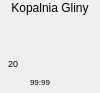
<?xml version="1.0" encoding="UTF-8"?>
<ui version="4.0">
 <class>ItemConstruction</class>
 <widget class="QWidget" name="ItemConstruction">
  <property name="geometry">
   <rect>
    <x>0</x>
    <y>0</y>
    <width>100</width>
    <height>93</height>
   </rect>
  </property>
  <property name="windowTitle">
   <string>Form</string>
  </property>
  <widget class="QFrame" name="frame">
   <property name="geometry">
    <rect>
     <x>0</x>
     <y>0</y>
     <width>95</width>
     <height>93</height>
    </rect>
   </property>
   <property name="styleSheet">
    <string notr="true">border-color: green</string>
   </property>
   <property name="frameShape">
    <enum>QFrame::NoFrame</enum>
   </property>
   <property name="frameShadow">
    <enum>QFrame::Raised</enum>
   </property>
   <widget class="QLabel" name="imgType">
    <property name="geometry">
     <rect>
      <x>3</x>
      <y>10</y>
      <width>94</width>
      <height>68</height>
     </rect>
    </property>
    <property name="text">
     <string/>
    </property>
    <property name="pixmap">
     <pixmap resource="../../Res.qrc">:/IMG/Building/2.png</pixmap>
    </property>
    <property name="scaledContents">
     <bool>true</bool>
    </property>
   </widget>
   <widget class="QLabel" name="Clock">
    <property name="geometry">
     <rect>
      <x>30</x>
      <y>75</y>
      <width>65</width>
      <height>15</height>
     </rect>
    </property>
    <property name="text">
     <string>&lt;html&gt;&lt;head/&gt;&lt;body&gt;&lt;p&gt;&lt;span style=&quot; font-size:6pt;&quot;&gt;99:99&lt;/span&gt;&lt;/p&gt;&lt;/body&gt;&lt;/html&gt;</string>
    </property>
    <property name="scaledContents">
     <bool>true</bool>
    </property>
   </widget>
   <widget class="QLabel" name="imgClock">
    <property name="geometry">
     <rect>
      <x>5</x>
      <y>75</y>
      <width>18</width>
      <height>12</height>
     </rect>
    </property>
    <property name="text">
     <string/>
    </property>
    <property name="pixmap">
     <pixmap resource="../../Res.qrc">:/IMG/Others/Clock.png</pixmap>
    </property>
    <property name="scaledContents">
     <bool>true</bool>
    </property>
   </widget>
   <widget class="QLabel" name="imgLvl">
    <property name="geometry">
     <rect>
      <x>5</x>
      <y>55</y>
      <width>17</width>
      <height>17</height>
     </rect>
    </property>
    <property name="text">
     <string/>
    </property>
    <property name="pixmap">
     <pixmap resource="../../Res.qrc">:/IMG/Others/LvlGreen.png</pixmap>
    </property>
   </widget>
   <widget class="QLabel" name="lvl">
    <property name="geometry">
     <rect>
      <x>8</x>
      <y>56</y>
      <width>16</width>
      <height>15</height>
     </rect>
    </property>
    <property name="text">
     <string>&lt;html&gt;&lt;head/&gt;&lt;body&gt;&lt;p&gt;&lt;span style=&quot; font-size:7pt;&quot;&gt;20&lt;/span&gt;&lt;/p&gt;&lt;/body&gt;&lt;/html&gt;</string>
    </property>
   </widget>
   <widget class="Button" name="Abord">
    <property name="geometry">
     <rect>
      <x>65</x>
      <y>15</y>
      <width>20</width>
      <height>20</height>
     </rect>
    </property>
    <property name="text">
     <string/>
    </property>
    <property name="scaledContents">
     <bool>true</bool>
    </property>
   </widget>
   <widget class="QLabel" name="title">
    <property name="geometry">
     <rect>
      <x>0</x>
      <y>0</y>
      <width>100</width>
      <height>15</height>
     </rect>
    </property>
    <property name="layoutDirection">
     <enum>Qt::RightToLeft</enum>
    </property>
    <property name="text">
     <string>Kopalnia Gliny</string>
    </property>
    <property name="alignment">
     <set>Qt::AlignCenter</set>
    </property>
   </widget>
  </widget>
 </widget>
 <customwidgets>
  <customwidget>
   <class>Button</class>
   <extends>QLabel</extends>
   <header>class/widget/button.h</header>
  </customwidget>
 </customwidgets>
 <resources>
  <include location="../../Res.qrc"/>
 </resources>
 <connections/>
</ui>
